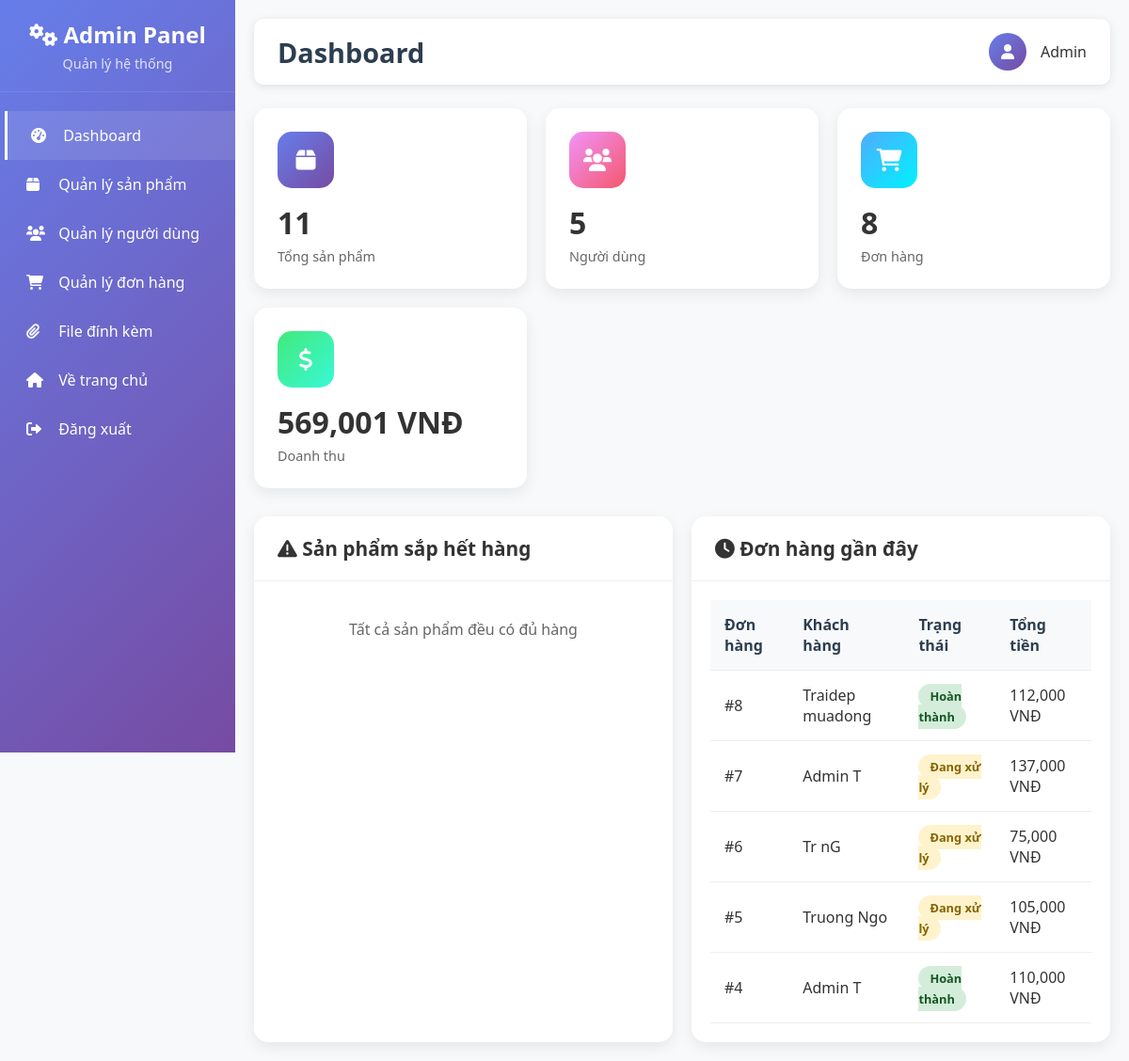
Screenshot of /admin/dashboard (signed in) with the database file from the repository.
### tables this page shows
CREATE TABLE orders (
                    orderId INTEGER PRIMARY KEY AUTOINCREMENT,
                    userId INTEGER,
                    orderDate TEXT,
                    status TEXT DEFAULT 'Đang xử lý',
                    totalPrice REAL,
                    shippingAddress TEXT,
                    paymentMethod TEXT,
                    FOREIGN KEY (userId) REFERENCES users(userId)
                );

CREATE TABLE users 
		(userId INTEGER PRIMARY KEY, 
		password TEXT,
		email TEXT,
		firstName TEXT,
		lastName TEXT,
		address1 TEXT,
		address2 TEXT,
		zipcode TEXT,
		city TEXT,
		state TEXT,
		country TEXT, 
		phone TEXT
		, is_admin INTEGER DEFAULT 0, role TEXT DEFAULT 'user');

### routes/admin_routes.py (the view)
@admin_bp.route('/')
@admin_bp.route('/dashboard')
@admin_required
def dashboard():
    try:
        with get_db_connection() as conn:
            cur = conn.cursor()
            cur.execute("SELECT COUNT(*) FROM products")
            total_products = cur.fetchone()[0]
            cur.execute("SELECT COUNT(*) FROM users WHERE role = 'user'")
            total_users = cur.fetchone()[0]
            cur.execute("SELECT COUNT(*) FROM orders")
            total_orders = cur.fetchone()[0]
            cur.execute("SELECT COALESCE(SUM(totalPrice), 0) FROM orders WHERE status != 'Đã hủy'")
            total_revenue = cur.fetchone()[0]
            cur.execute("SELECT name, stock FROM products WHERE stock < 5 ORDER BY stock ASC LIMIT 5")
            low_stock_products = cur.fetchall()
            cur.execute("""
                SELECT o.orderId, u.firstName, u.lastName, o.orderDate, o.status, o.totalPrice
                FROM orders o
                JOIN users u ON o.userId = u.userId
                ORDER BY o.orderId DESC
                LIMIT 5
            """)
            recent_orders = cur.fetchall()
            stats = {
                'total_products': total_products,
                'total_users': total_users,
                'total_orders': total_orders,
                'total_revenue': total_revenue,
                'low_stock_products': low_stock_products,
                'recent_orders': recent_orders
            }
        return render_template('admin/dashboard.html', stats=stats)
    except Exception as e:
        flash(f"Lỗi khi tải dashboard: {str(e)}")
        return render_template('admin/dashboard.html', stats={})

### app.py (called while the page is built)
def create_app():
    app = Flask(__name__)
    app.config.from_object(Config)
    if not os.path.exists(app.config['UPLOAD_FOLDER']):
        os.makedirs(app.config['UPLOAD_FOLDER'])
    register_blueprints(app)
    @app.context_processor
    def inject_template_vars():
        return {
            'url_for': url_for_wrapper
        }
    return app

def url_for_wrapper(endpoint, **values):
    from flask import url_for as flask_url_for
    route_mapping = {
        'root': 'main.root',
        'logout': 'auth.logout',
        'loginForm': 'auth.loginForm',
        'cart': 'cart.cart',
        'profileHome': 'profile.profileHome',
        'search': 'search.search',  # Map search route
        'displayCategory': 'search.search_by_category'  # Map category display
    }
    mapped_endpoint = route_mapping.get(endpoint, endpoint)
    try:
        return flask_url_for(mapped_endpoint, **values)
    except:
        try:
            return flask_url_for(endpoint, **values)
        except:
            return '#'

### routes/admin_routes.py (called while the page is built)
def is_admin(email):
    try:
        with get_db_connection() as conn:
            cur = conn.cursor()
            cur.execute("SELECT role FROM users WHERE email = ?", (email,))
            result = cur.fetchone()
            return result and result[0] == 'admin'
    except:
        return False

def admin_required(f):
    @wraps(f)
    def decorated_function(*args, **kwargs):
        if 'email' not in session:
            flash("Vui lòng đăng nhập để truy cập trang này.")
            return redirect(url_for('auth.loginForm'))
        if not is_admin(session['email']):
            flash("Bạn không có quyền truy cập trang này!")
            return redirect(url_for('main.root'))
        return f(*args, **kwargs)
    return decorated_function

### utils/database.py (called while the page is built)
@contextmanager
def get_db_connection():
    conn = sqlite3.connect(Config.DATABASE_PATH)
    try:
        yield conn
    except Exception as e:
        conn.rollback()
        raise e
    finally:
        conn.close()

### templates/admin/dashboard.html
{% extends "admin/base.html" %}
{% block page_title %}Dashboard{% endblock %}
{% block content %}
<div class="stats-grid">
    <div class="stat-card products">
        <div class="icon">
            <i class="fas fa-box"></i>
        </div>
        <h3>{{ stats.total_products or 0 }}</h3>
        <p>Tổng sản phẩm</p>
    </div>
    <div class="stat-card users">
        <div class="icon">
            <i class="fas fa-users"></i>
        </div>
        <h3>{{ stats.total_users or 0 }}</h3>
        <p>Người dùng</p>
    </div>
    <div class="stat-card orders">
        <div class="icon">
            <i class="fas fa-shopping-cart"></i>
        </div>
        <h3>{{ stats.total_orders or 0 }}</h3>
        <p>Đơn hàng</p>
    </div>
    <div class="stat-card revenue">
        <div class="icon">
            <i class="fas fa-dollar-sign"></i>
        </div>
        <h3>{{ "{:,.0f}".format(stats.total_revenue or 0) }} VNĐ</h3>
        <p>Doanh thu</p>
    </div>
</div>
<div style="display: grid; grid-template-columns: 1fr 1fr; gap: 20px;">
    <div class="content-card">
        <div class="card-header">
            <h3><i class="fas fa-exclamation-triangle"></i> Sản phẩm sắp hết hàng</h3>
        </div>
        <div style="padding: 20px;">
            {% if stats.low_stock_products %}
                <div class="table-container">
                    <table>
                        <thead>
                            <tr>
                                <th>Sản phẩm</th>
                                <th>Tồn kho</th>
                            </tr>
                        </thead>
                        <tbody>
                            {% for product in stats.low_stock_products %}
                            <tr>
                                <td>{{ product[0] }}</td>
                                <td>
                                    <span class="status-badge {% if product[1] == 0 %}status-cancelled{% else %}status-warning{% endif %}">
                                        {{ product[1] }}
                                    </span>
                                </td>
                            </tr>
                            {% endfor %}
                        </tbody>
                    </table>
                </div>
            {% else %}
                <p style="text-align: center; color: #666; padding: 20px;">Tất cả sản phẩm đều có đủ hàng</p>
            {% endif %}
        </div>
    </div>
    <div class="content-card">
        <div class="card-header">
            <h3><i class="fas fa-clock"></i> Đơn hàng gần đây</h3>
        </div>
        <div style="padding: 20px;">
            {% if stats.recent_orders %}
                <div class="table-container">
                    <table>
                        <thead>
                            <tr>
                                <th>Đơn hàng</th>
                                <th>Khách hàng</th>
                                <th>Trạng thái</th>
                                <th>Tổng tiền</th>
                            </tr>
                        </thead>
                        <tbody>
                            {% for order in stats.recent_orders %}
                            <tr>
                                <td>#{{ order[0] }}</td>
                                <td>{{ order[1] }} {{ order[2] }}</td>
                                <td>
                                    <span class="status-badge
                                        {% if order[4] == 'Đang xử lý' %}status-pending
                                        {% elif order[4] == 'Đang giao' %}status-processing
                                        {% elif order[4] == 'Hoàn thành' %}status-completed
                                        {% else %}status-cancelled{% endif %}">
                                        {{ order[4] }}
                                    </span>
                                </td>
                                <td>{{ "{:,.0f}".format(order[5]) }} VNĐ</td>
                            </tr>
                            {% endfor %}
                        </tbody>
                    </table>
                </div>
            {% else %}
                <p style="text-align: center; color: #666; padding: 20px;">Chưa có đơn hàng nào</p>
            {% endif %}
        </div>
    </div>
</div>
{% endblock %}

### templates/admin/base.html (style rules this page uses)
* { margin: 0; padding: 0; box-sizing: border-box; }
body { font-family: 'Segoe UI', Tahoma, Geneva, Verdana, sans-serif; background-color: #f8f9fa; color: #333; }
.stats-grid { display: grid; grid-template-columns: repeat(auto-fit, minmax(250px, 1fr)); gap: 20px; margin-bottom: 30px; }
.stat-card { background: white; padding: 25px; border-radius: 15px; box-shadow: 0 5px 15px rgba(0,0,0,0.08); transition: transform 0.3s ease; }
.stat-card .icon { width: 60px; height: 60px; border-radius: 15px; display: flex; align-items: center; justify-content: center; font-size: 1.5rem; margin-bottom: 15px; }
.stat-card.products .icon { background: linear-gradient(135deg, #667eea 0%, #764ba2 100%); color: white; }
.stat-card.users .icon { background: linear-gradient(135deg, #f093fb 0%, #f5576c 100%); color: white; }
.stat-card.orders .icon { background: linear-gradient(135deg, #4facfe 0%, #00f2fe 100%); color: white; }
.stat-card.revenue .icon { background: linear-gradient(135deg, #43e97b 0%, #38f9d7 100%); color: white; }
.stat-card h3 { font-size: 2rem; font-weight: bold; margin-bottom: 5px; }
.stat-card p { color: #666; font-size: 0.9rem; }
.content-card { background: white; border-radius: 15px; box-shadow: 0 5px 15px rgba(0,0,0,0.08); overflow: hidden; }
.card-header { padding: 20px 25px; border-bottom: 1px solid #eee; display: flex; justify-content: between; align-items: center; }
.card-header h3 { font-size: 1.3rem; font-weight: 600; }
.table-container { overflow-x: auto; }
table { width: 100%; border-collapse: collapse; }
th, td { padding: 15px; text-align: left; border-bottom: 1px solid #eee; }
th { background-color: #f8f9fa; font-weight: 600; color: #2c3e50; }
.status-badge { padding: 4px 12px; border-radius: 20px; font-size: 0.8rem; font-weight: 600; }
.status-pending { background: #fff3cd; color: #856404; }
.status-completed { background: #d4edda; color: #155724; }

### rows the page displays
orders: orderId "8", firstName "Traidep", lastName "muadong", status "Hoàn thành", totalPrice "112,000"
orders: orderId "7", firstName "Admin", lastName "T", status "Đang xử lý", totalPrice "137,000"
orders: orderId "6", firstName "Tr", lastName "nG", status "Đang xử lý", totalPrice "75,000"
orders: orderId "5", firstName "Truong", lastName "Ngo", status "Đang xử lý", totalPrice "105,000"
orders: orderId "4", firstName "Admin", lastName "T", status "Hoàn thành", totalPrice "110,000"

### other values shown
{{ stats.total_products or 0 }} "11"
{{ stats.total_users or 0 }} "5"
{{ stats.total_orders or 0 }} "8"
{{ "{:,.0f}".format(stats.total_revenue or 0) }} "569,001"
